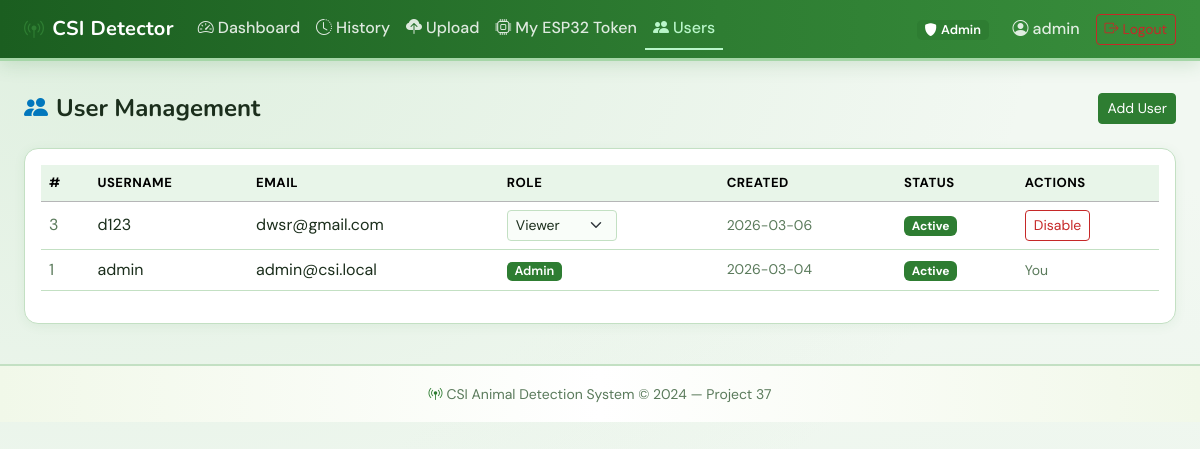
/admin/users (signed in), run on an earlier commit of the app's database.
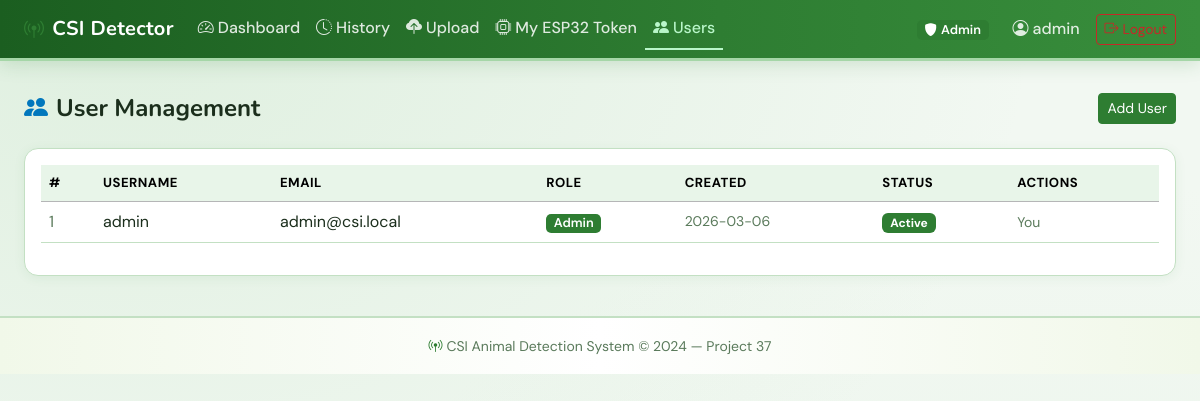
And on a later commit of the database.
### models.py (models this page shows, shortened)
class User(UserMixin, db.Model):
    __tablename__ = 'users'
    id            = db.Column(db.Integer, primary_key=True)
    username      = db.Column(db.String(80),  unique=True, nullable=False)
    email         = db.Column(db.String(120), unique=True, nullable=False)
    password_hash = db.Column(db.String(256), nullable=False)
    role          = db.Column(db.String(20),  nullable=False, default='viewer')
    created_at    = db.Column(db.DateTime, default=datetime.utcnow)
    is_active     = db.Column(db.Boolean, default=True)
    detections    = db.relationship('Detection', backref='owner', lazy='dynamic')

### app.py (the view)
    @app.route("/admin/users")
    @login_required
    def admin_users():
        if current_user.role != "admin":
            abort(403)
        users = User.query.filter(User.role != "system").order_by(User.created_at.desc()).all()
        return render_template("admin_users.html", users=users)

### models.py (called while the page is built)
@login_manager.user_loader
def load_user(user_id):
    return User.query.get(int(user_id))

### templates/admin_users.html (shortened to what this page needs)
{% extends 'base.html' %}
{% block content %}
<div class="d-flex justify-content-between align-items-center mb-4">
  <h4 class="fw-bold mb-0"><i class="bi bi-people-fill me-2 text-info"></i>User Management</h4>
  <a href="{{url_for('auth.register')}}" class="btn btn-sm btn-success">Add User</a>
</div>
<div class="card csi-card p-3">
  <div class="table-responsive">
    <table class="table table-dark table-hover align-middle">
      <thead class="table-secondary">
        <tr><th>#</th><th>Username</th><th>Email</th><th>Role</th><th>Created</th><th>Status</th><th>Actions</th></tr>
      </thead>
      <tbody>
        {% for u in users %}
        <tr>
          <td class="text-muted">{{u.id}}</td>
          <td>{{u.username}}</td>
          <td>{{u.email}}</td>
          <td>
            {% if u.id != current_user.id %}
            <select class="form-select form-select-sm role-select" data-uid="{{u.id}}"
                    style="width:110px;">
              <option value="viewer"   {% if u.role=='viewer'   %}selected{% endif %}>Viewer</option>
            </select>
            {% else %}
            <span class="badge role-badge-{{u.role}}">{{u.role|capitalize}}</span>
            {% endif %}
          </td>
          <td class="text-muted small">{{u.created_at.strftime('%Y-%m-%d')}}</td>
          <td>
            {% if u.is_active %}
            <span class="badge bg-success">Active</span>
            {% else %}
            <span class="badge bg-secondary">Disabled</span>
            {% endif %}
          </td>
          <td>
            {% if u.id != current_user.id %}
            <button class="btn btn-sm {% if u.is_active %}btn-outline-danger{% else %}btn-outline-success{% endif %}"
                    onclick="toggleUser({{u.id}}, this)">
              {% if u.is_active %}Disable{% else %}Enable{% endif %}
            </button>
            {% else %}
            <span class="text-muted small">You</span>
            {% endif %}
          </td>
        </tr>
        {% endfor %}
      </tbody>
    </table>
  </div>
</div>
{% endblock %}

### templates/base.html (shortened to what this page needs)
<!DOCTYPE html>
<html lang="en" data-bs-theme="light">
<head>
  <link rel="stylesheet" href="https://cdn.jsdelivr.net/npm/bootstrap@5.3.2/dist/css/bootstrap.min.css"/>
  <link rel="stylesheet" href="https://cdn.jsdelivr.net/npm/bootstrap-icons@1.11.3/font/bootstrap-icons.min.css"/>
  <link rel="stylesheet" href="{{ url_for('static', filename='style.css') }}"/>
</head>
<body>
<nav class="navbar navbar-expand-lg navbar-dark csi-navbar">
  <div class="container-fluid px-4">
    <a class="navbar-brand fw-bold" href="{{ url_for('index') }}">
      <i class="bi bi-broadcast-pin text-success me-2"></i>CSI&nbsp;Detector
    </a>
    <div class="collapse navbar-collapse" id="navMain">
      <ul class="navbar-nav me-auto">
        {% if current_user.is_authenticated %}
        <li class="nav-item">
          <a class="nav-link {% if request.endpoint=='dashboard' %}active{% endif %}"
             href="{{ url_for('dashboard') }}"><i class="bi bi-speedometer2 me-1"></i>Dashboard</a>
        </li>
        <li class="nav-item">
          <a class="nav-link {% if request.endpoint=='history' %}active{% endif %}"
             href="{{ url_for('history') }}"><i class="bi bi-clock-history me-1"></i>History</a>
        </li>
        <li class="nav-item">
          <a class="nav-link {% if request.endpoint=='upload' %}active{% endif %}"
             href="{{ url_for('upload') }}"><i class="bi bi-cloud-upload-fill me-1"></i>Upload</a>
        </li>
        <li class="nav-item">
          <a class="nav-link {% if request.endpoint=='device_token' %}active{% endif %}"
             href="{{ url_for('device_token') }}"><i class="bi bi-cpu me-1"></i>My ESP32 Token</a>
        </li>
        {% if current_user.role == 'admin' %}
        <li class="nav-item">
          <a class="nav-link {% if request.endpoint=='admin_users' %}active{% endif %}"
             href="{{ url_for('admin_users') }}"><i class="bi bi-people-fill me-1"></i>Users</a>
        </li>
        {% endif %}
        {% endif %}
      </ul>
      <ul class="navbar-nav ms-auto align-items-center">
        {% if current_user.is_authenticated %}
        <li class="nav-item me-3">
          <span class="badge role-badge-{{ current_user.role }}">
            <i class="bi bi-shield-fill me-1"></i>{{ current_user.role|capitalize }}
          </span>
        </li>
        <li class="nav-item me-2">
          <span class="nav-link" style="color:rgba(255,255,255,0.85)"><i class="bi bi-person-circle me-1"></i>{{ current_user.username }}</span>
        </li>
        <li class="nav-item">
          <a class="btn btn-sm btn-outline-danger" href="{{ url_for('auth.logout') }}">
            <i class="bi bi-box-arrow-right me-1"></i>Logout
          </a>
        </li>
        {% endif %}
      </ul>
    </div>
  </div>
</nav>
<main class="container-fluid px-4 py-3">
  {% block content %}{% endblock %}
</main>
<footer class="csi-footer text-center text-muted py-3 mt-4">
  <small><i class="bi bi-broadcast-pin text-success me-1"></i>CSI Animal Detection System &copy; 2024 &mdash; Project 37</small>
</footer>
</body>
</html>

What changed in the data, as far as the page shows it:
removed User: id "3", username "d123", email "dwsr@gmail.com", role+id "Viewer", created_at "2026-03-06", is_active "Active"
changed User "admin": created_at "2026-03-04" → "2026-03-06"
